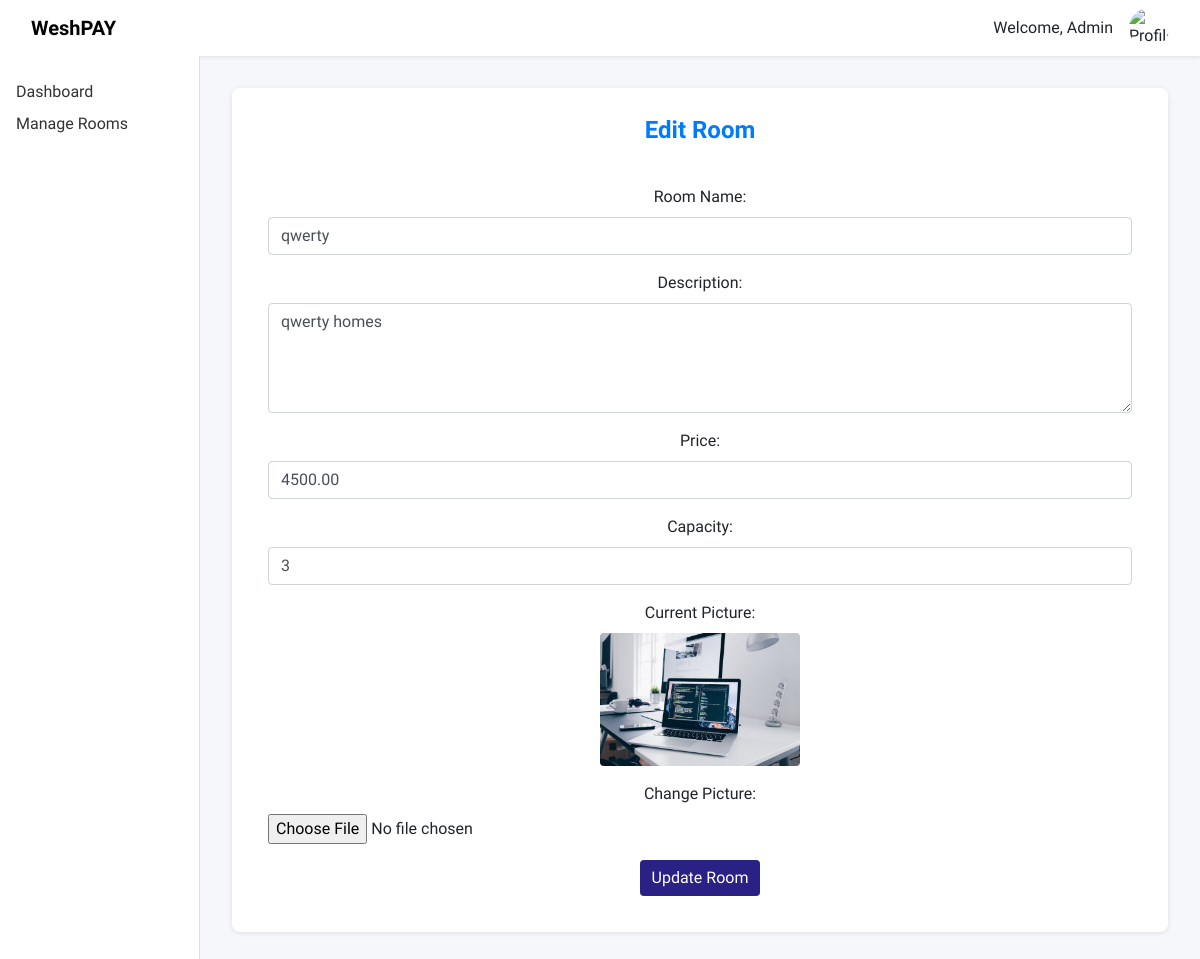
Before: /admin/admin_manage_users.php?id=4 (signed in) with the older database file.
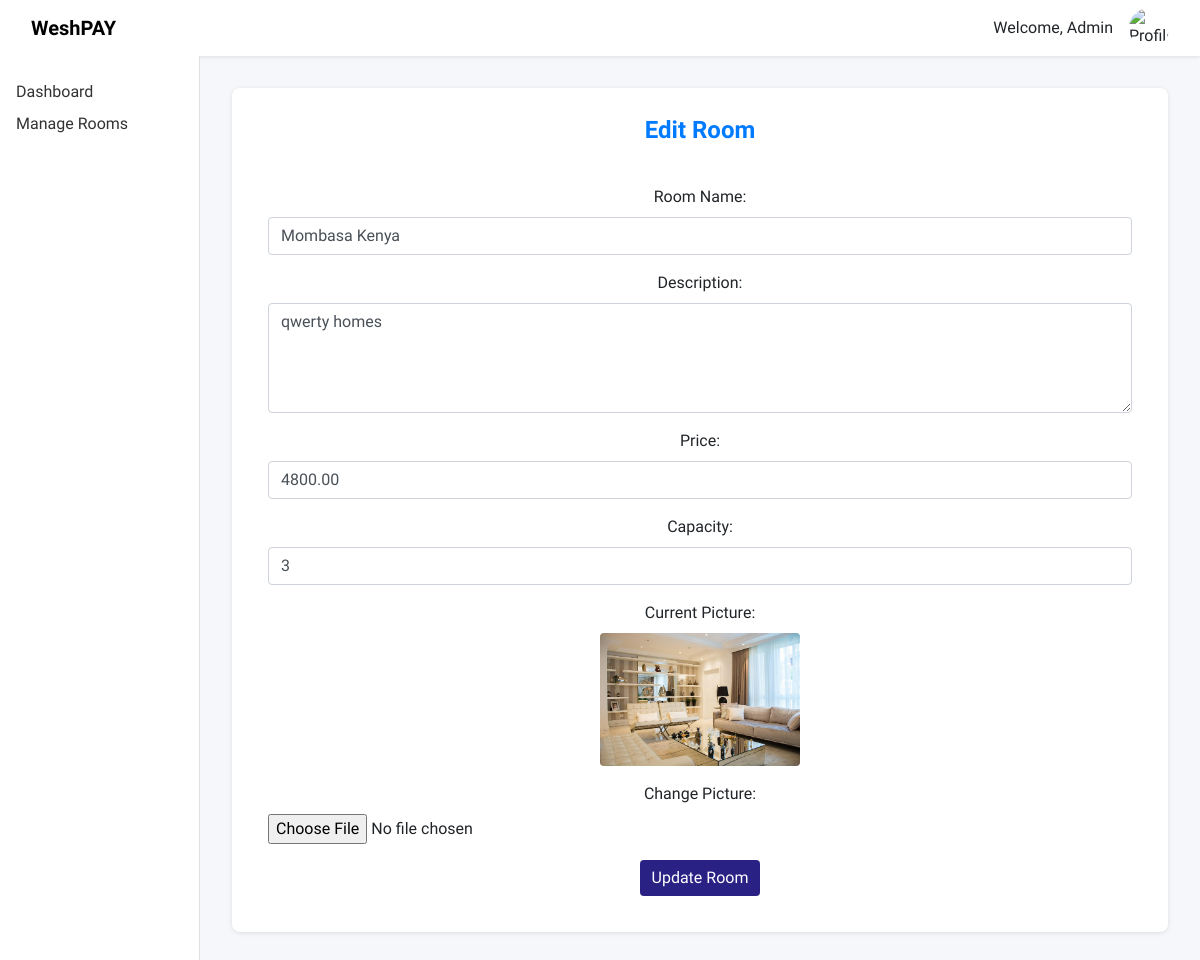
After: the same page with the newer database file.
### tables this page shows
CREATE TABLE `rooms` (
  `id` int(11) NOT NULL,
  `name` varchar(255) NOT NULL,
  `description` text DEFAULT NULL,
  `price` decimal(10,2) NOT NULL,
  `capacity` int(11) NOT NULL,
  `image` varchar(255) DEFAULT NULL,
  `created_at` timestamp NOT NULL DEFAULT current_timestamp(),
  `rating` decimal(2,1) DEFAULT NULL,
  `favourite` tinyint(1) DEFAULT 0
);

### admin/admin_manage_users.php (the view, shortened to what this page needs)
<?php
require_once '../config/db_connect.php';
$room_id = $_GET['id'];
$stmt = $pdo->prepare("SELECT * FROM rooms WHERE id = ?");
$stmt->execute([$room_id]);
$room = $stmt->fetch(PDO::FETCH_ASSOC);
?>
<!DOCTYPE html>
<html lang="en">
<head>
  <link rel="stylesheet" href="../assets/css/admin_style.css">
  <link rel="stylesheet" href="https://stackpath.bootstrapcdn.com/bootstrap/4.5.2/css/bootstrap.min.css">
</head>
<body>
  <nav class="navbar navbar-expand-lg">
    <div class="container-fluid">
      <a class="navbar-brand" href="#">WeshPAY</a>
      <div class="ml-auto d-flex align-items-center">
        <span class="mr-3">Welcome, Admin</span>
        <img src="../assets/imgs/default-profile.png" alt="Profile" class="rounded-circle" style="width:40px;height:40px;">
      </div>
    </div>
  </nav>
  <div class="container-fluid">
    <div class="row">
      <div class="col-md-2 sidebar">
        <a href="admin_dashboard.php">Dashboard</a>
        <a href="admin_manage_rooms.php">Manage Rooms</a>
      </div>
      <div class="col-md-10 main-content">
        <div class="card">
          <div class="card-header">
            <h3 class="card-title">Edit Room</h3>
          </div>
          <div class="card-body">
            <form method="post" enctype="multipart/form-data">
              <div class="form-group">
                <label for="name">Room Name:</label>
                <input
                  type="text"
                  class="form-control"
                  id="name"
                  name="name"
                  value="<?php echo htmlspecialchars($room['name']); ?>"
                  required
                >
              </div>
              <div class="form-group">
                <label for="description">Description:</label>
                <textarea
                  name="description"
                  id="description"
                  rows="4"
                  class="form-control"
                  required
                ><?php echo htmlspecialchars($room['description']); ?></textarea>
              </div>
              <div class="form-group">
                <label for="price">Price:</label>
                <input
                  type="text"
                  class="form-control"
                  id="price"
                  name="price"
                  value="<?php echo htmlspecialchars($room['price']); ?>"
                  required
                >
              </div>
              <div class="form-group">
                <label for="capacity">Capacity:</label>
                <input
                  type="number"
                  class="form-control"
                  id="capacity"
                  name="capacity"
                  value="<?php echo htmlspecialchars($room['capacity']); ?>"
                  required
                >
              </div>
              <?php if (!empty($room['image'])): ?>
                <div class="form-group current-picture">
                  <label>Current Picture:</label><br>
                  <img
                    src="../uploads/<?php echo htmlspecialchars($room['image']); ?>"
                    alt="Room Picture"
                  >
                </div>
              <?php endif; ?>
              <div class="form-group">
                <label for="picture">Change Picture:</label>
                <input
                  type="file"
                  class="form-control-file"
                  id="picture"
                  name="picture"
                >
              </div>
              <button type="submit" class="btn btn-brand">Update Room</button>
            </form>
          </div>
        </div>
      </div>
    </div>
  </div>
</body>
</html>

Changed rows visible on the page:
changed rooms "qwerty homes": name "qwerty" → "Mombasa Kenya"; price "4500.00" → "4800.00"; image: a different picture
